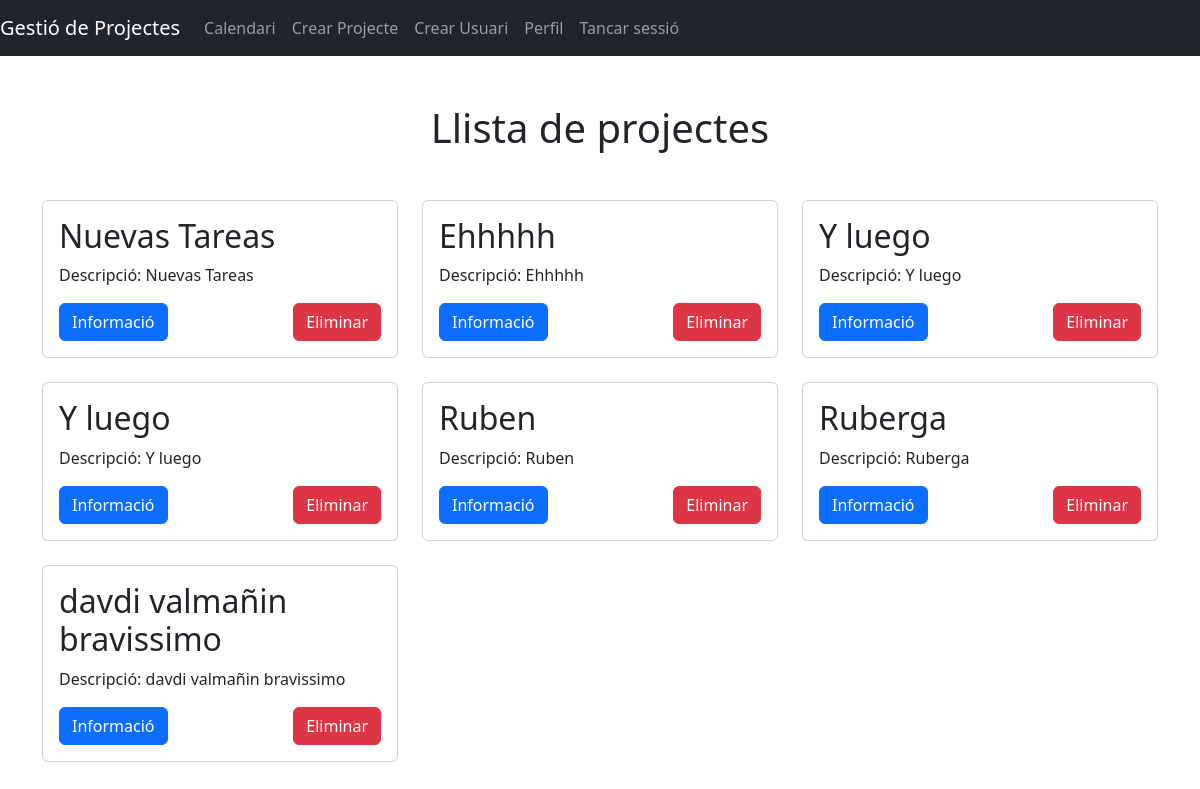
/Controlador/mostrar.projectes.php (signed in), run on an earlier commit of the app's database.
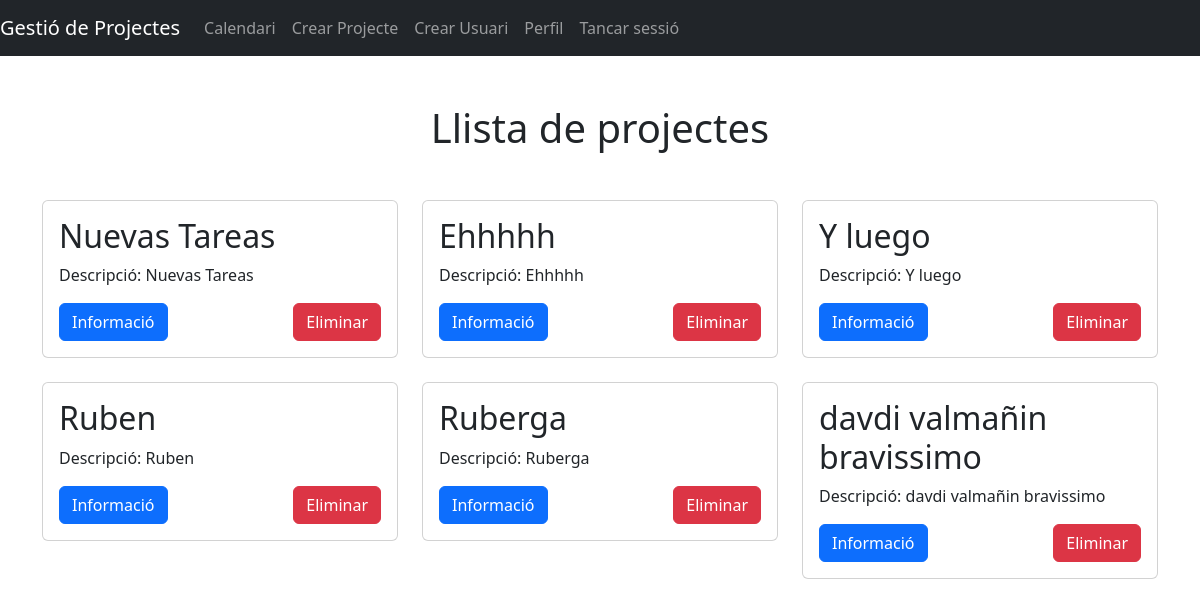
And on a later commit of the database.
### tables this page shows
CREATE TABLE IF NOT EXISTS `projectes` (
  `id` int(11) NOT NULL AUTO_INCREMENT,
  `nom` varchar(100) NOT NULL,
  `descripcio` text NOT NULL,
  `data_inici` date NOT NULL,
  `data_fi` date NOT NULL,
  `text` text DEFAULT NULL,
  `comentari` text DEFAULT NULL,
  PRIMARY KEY (`id`)
);

### Controlador/mostrar.projectes.php (called while the page is built, shortened)
<?php
$connexio = connexio();
$sql = "SELECT id, rol FROM usuaris WHERE email = ?";
$statement = $connexio->prepare($sql);
$statement->execute([$_SESSION['email']]);
$row = $statement->fetch(PDO::FETCH_ASSOC);
$connexio = connexio();
$sql_proyectos = "SELECT p.*, GROUP_CONCAT(u.usuari SEPARATOR ', ') AS usuarios_con_permisos
                 FROM proyecto_usuario pu
                 INNER JOIN projectes p ON pu.id_proyecto = p.id
                 INNER JOIN usuaris u ON pu.id_usuario = u.id
                 WHERE pu.id_usuario = ?
                 GROUP BY p.id";
$statement_proyectos = $connexio->prepare($sql_proyectos);
$statement_proyectos->execute([$row['id']]);
$proyectos = $statement_proyectos->fetchAll(PDO::FETCH_ASSOC);
$es_admin = $row['rol'] === 'admin';
include '../Vista/mostrar.projectes.vista.php';
?>

### Vista/mostrar.projectes.vista.php (the view, shortened to what this page needs)
<!DOCTYPE html>
<html lang="es">
<head>
    <link href="https://cdn.jsdelivr.net/npm/bootstrap@5.3.3/dist/css/bootstrap.min.css" rel="stylesheet">
    <link rel="stylesheet" href="../css/dialeg.css">
</head>
<body>
    <nav class="navbar navbar-expand-lg navbar-dark bg-dark">
        <a class="navbar-brand">Gestió de Projectes</a>
        <div class="collapse navbar-collapse" id="navbarSupportedContent">
            <ul class="navbar-nav mr-auto">
                <li class="nav-item">
                    <a class="nav-link" href="../Controlador/calendari.php">Calendari</a>
                </li>
                <?php if ($es_admin): ?>
                    <li class="nav-item">
                        <a class="nav-link" href="../Controlador/crear_proyecte.php">Crear Projecte</a>
                    </li>
                    <li class="nav-item">
                        <a class="nav-link" href="../Controlador/crear_usuari.php">Crear Usuari</a>
                    </li>
                <?php endif; ?>
                <li class="nav-item">
                    <a class="nav-link" href="../Controlador/perfil.php">Perfil</a>
                </li>
                <li class="nav-item">
                    <a class="nav-link" href="../Controlador/cerrar_session.php">Tancar sessió</a>
                </li>
            </ul>
        </div>
    </nav>
    <h1 class="text-center mt-5">Llista de projectes</h1>
    <div class="container mt-5">
        <div class="row">
            <?php foreach($proyectos as $proyecto): ?>
                <div class="col-md-4 mb-4">
                    <div class="card">
                        <div class="card-body">
                            <h2 class="card-title"><?php echo $proyecto['nom']; ?></h2>
                            <p class="card-text">Descripció: <?php echo $proyecto['descripcio']; ?></p>
                            <button class="btn btn-primary open-dialog" data-project-id="<?php echo $proyecto['id']; ?>">
                               Informació
                            </button>
                            <?php if ($es_admin): ?>
                                <button class="btn btn-danger float-end delete-project" data-project-id="<?php echo $proyecto['id']; ?>">Eliminar</button>
                            <?php endif; ?>
                        </div>
                    </div>
                </div>
            <?php endforeach; ?>
        </div>
    </div>
</body>
</html>

What changed in the data, as far as the page shows it:
removed projectes: nom "Y luego", descripcio "Y luego"
